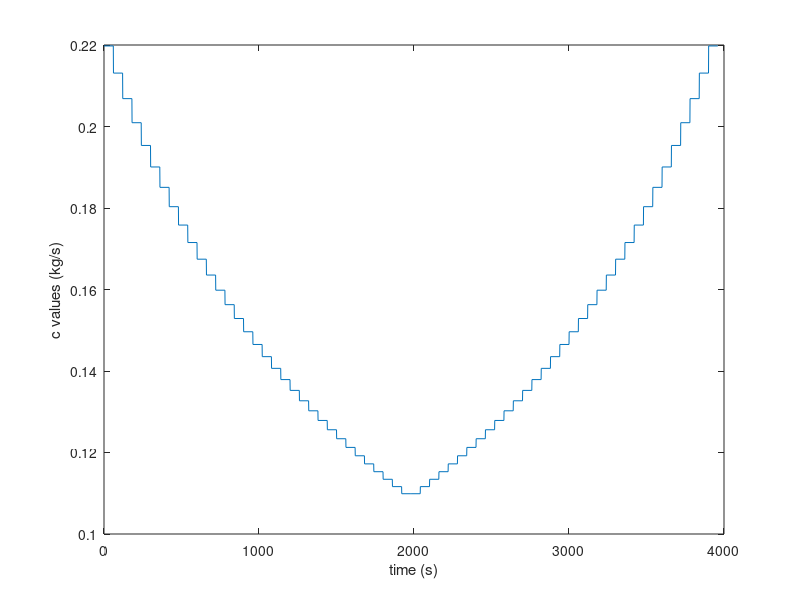
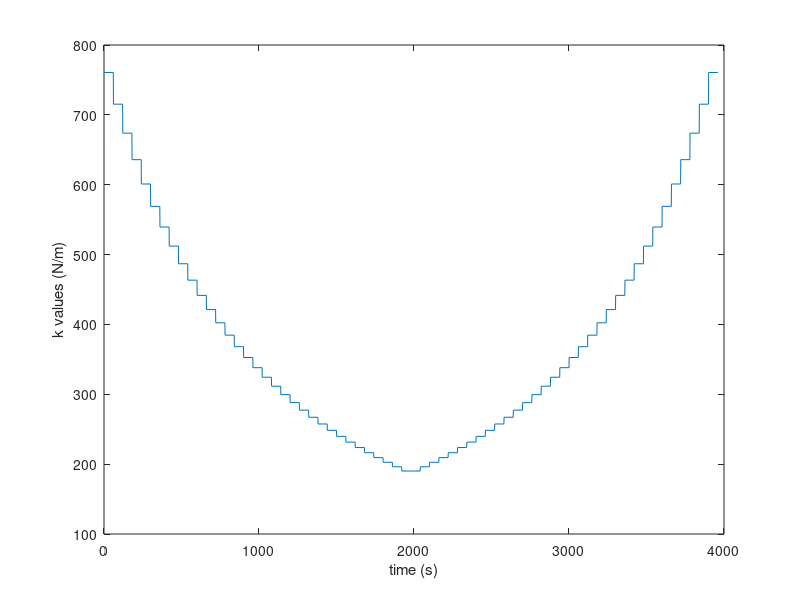
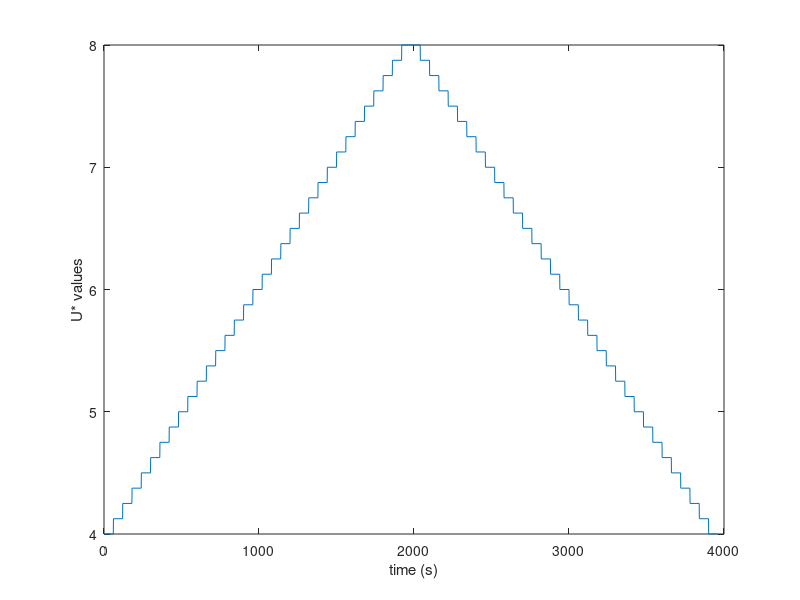

MATLAB code for these plots, in order:
% set parameters for varying u_star or k

D = 0.0508; % meters
M = 8.84; % kg 
zeta = 0.00134; % 0.00134 from Khalak '97 fig 2

u_est = 0.3; % 30 cm/s

% Pick one variable to vary, all others should be 0
vary_u_star = 1;
vary_k = 0;

if vary_u_star == 1
    u_star_min = 4;
    u_star_max = 8;
    u_star_step = 0.125;
    u_star = [(u_star_min:u_star_step:u_star_max),(u_star_max:-u_star_step:u_star_min)];
    u_star = repelem(u_star,2);

    steps = (u_star_max-u_star_min)/u_star_step + 1;

    c_test = 4*pi*M*zeta*u_est./(D*u_star);
    k_test = M*(2*pi*u_est./(D*u_star)).^2;

elseif vary_k == 1
    k_min = 200; % units of N/m
    k_max = 700;
    k_step = 25;
    
    steps = (k_max-k_min)/k_step + 1;

    k_test = [(k_max:-k_step:k_min),(k_min:k_step:k_max)];
    k_test = repelem(k_test,2);
    c_test = 0.11*ones(1,length(k_test));
    u_star = u_est/D*(sqrt(k_test/M)/(2*pi));

end

time_step =  60;
time_test = sort([time_step*(0:1:2*steps),time_step*(1:1:2*steps-1)+1]);
sim_time = max(time_test);



figure(1)
plot(time_test,c_test)
xlabel('time (s)')
ylabel('c values (kg/s)')
figure(2)
plot(time_test,k_test)
xlabel('time (s)')
ylabel('k values (N/m)')
figure(3)
plot(time_test,u_star)
xlabel('time (s)')
ylabel('U* values')